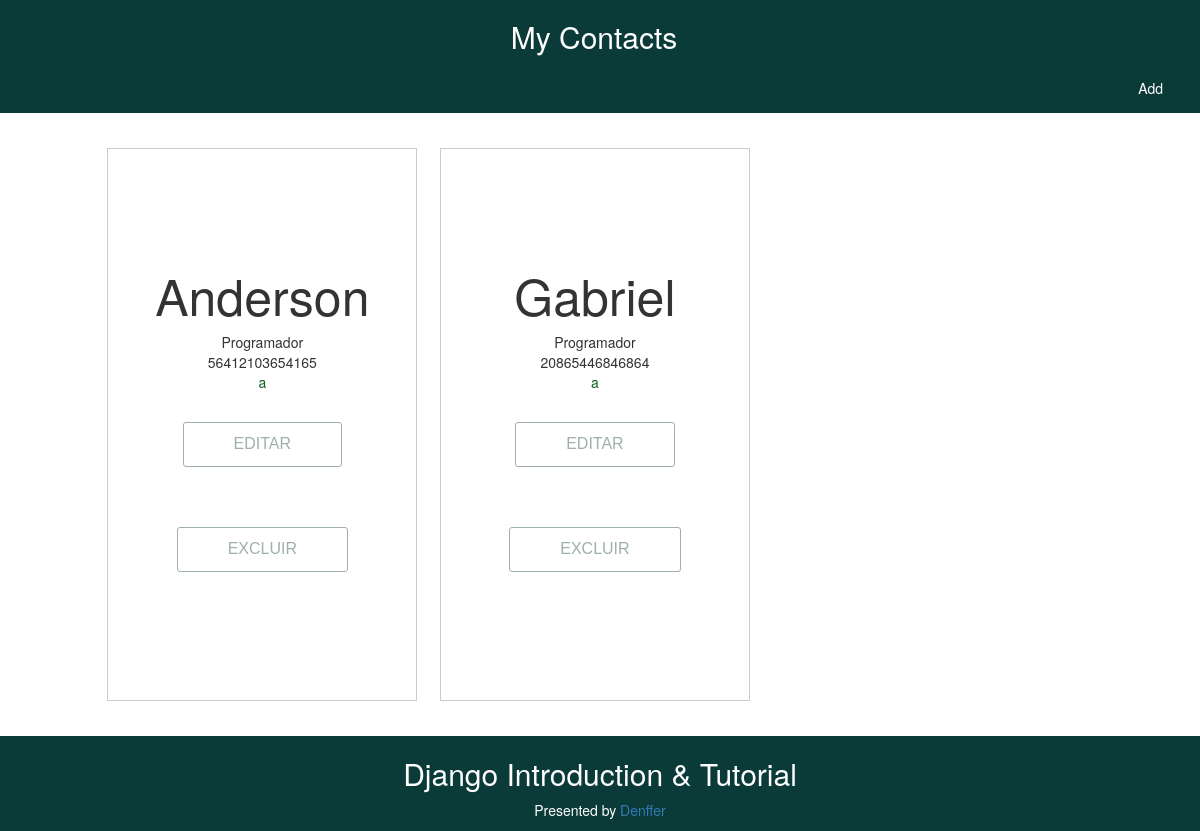
Before: / with the older database file.
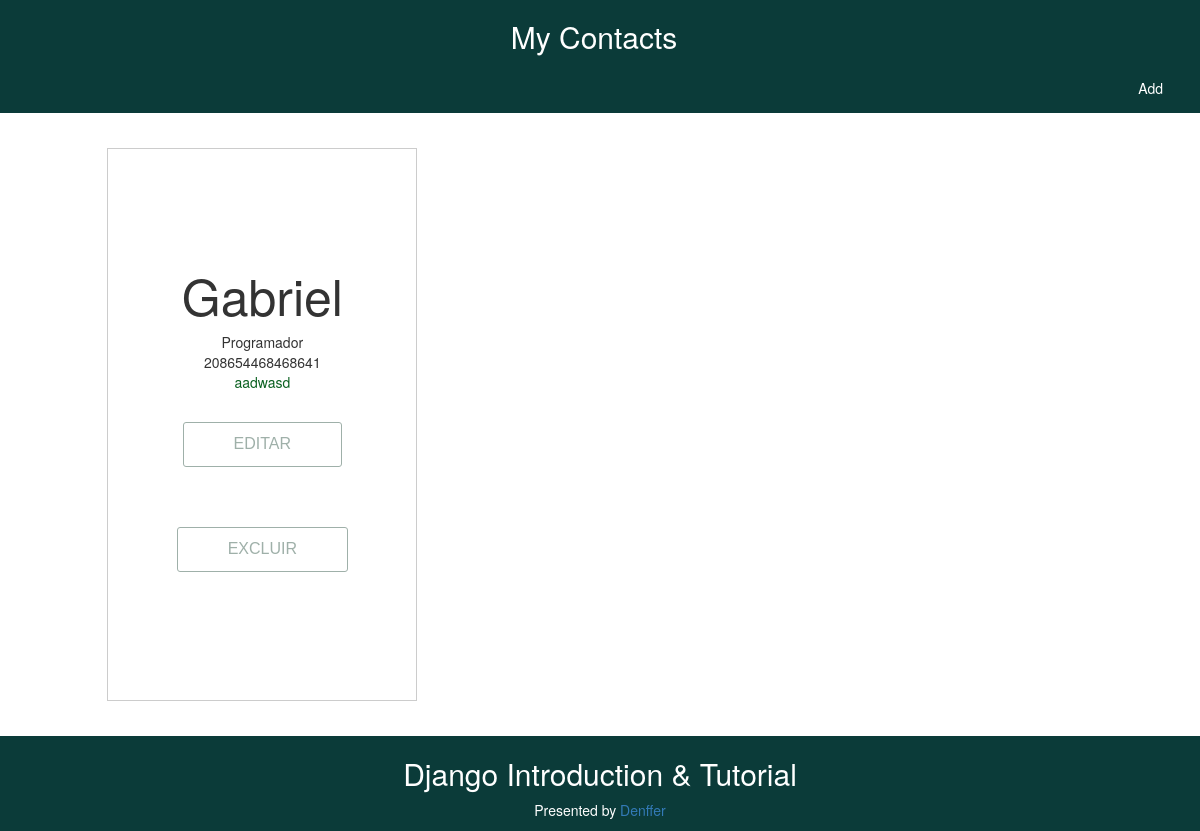
After: the same page with the newer database file.
### mycontacts/models.py (models this page shows)
class Contact(models.Model):
    name = models.CharField(max_length=200)
    relation = models.CharField(max_length=200)
    phone = models.CharField(max_length=200)
    email = models.CharField(max_length=200)

### mycontacts/views.py (the view)
# urls.py: path('', views.show),
def show(request):
    contact_list = Contact.objects.all()
    return render(request, 'mycontacts/show.html',{'contacts': contact_list})

### mycontacts/templates/mycontacts/show.html
{% extends 'mycontacts/background.html' %}
{% load static %}
{% block content %}
<div class="container-show">
    <ul class="grid" style="list-style-type: none">
    {% for contact in contacts %}
    <li>
        <div>
            <h2 class="name">{{ contact.name }}</h2>
            <div class="relation">{{ contact.relation }}</div>
            <div class="phone">{{ contact.phone }}</div>
            <div class="email"><a href='{{ contact.email }}'>{{ contact.email }}</a> </div>
            <div class="button">
                <a href="/editar/{{contact.id}}"><button class="btn btn_editar">Editar</button></a>
                <a href="/excluir/{{contact.id}}"><button class="btn btn_excluir">Excluir</button></a>
            </div>
        </div>
    </li>
    {%  endfor %}
    </ul>
</div>
{% endblock content %}

### mycontacts/templates/mycontacts/background.html (shortened to what this page needs)
{% load static %}
<!DOCTYPE HTML>
<html lang="en-US">
<head>
    <link rel="stylesheet" href="https://maxcdn.bootstrapcdn.com/bootstrap/3.3.5/css/bootstrap.min.css">
    <link rel="stylesheet" href="https://maxcdn.bootstrapcdn.com/bootstrap/3.3.5/css/bootstrap-theme.min.css">
    <link rel="stylesheet" href="{% static 'css/show.css' %}">
    <link rel="stylesheet" href="{% static 'css/add.css' %}">
</head>
<body>
    <div class="header">
        <h2><a href="/">My Contacts</a></h2>
        <div class="pull-right">
		    <a href="/add">Add</a>
		</div>
    </div>
    <div class="body">
            {% block content %}
    </div>
    <div class="footer">
        <h2>Django Introduction & Tutorial</h2>
        <p>Presented by <a href="https://www.facebook.com/denffer18">Denffer</a></p>
    </div>
</body>
</html>

### mycontacts/static/css/show.css (style rules this page uses)
html { height: 100%; }
.name { font-size: 50px; }
.email { color: #0B6121; }
.grid { overflow: hidden; padding: 2em 2em; max-width: 76em; margin: 0 auto; }
.grid li { padding: 0 0.8em 1.3em ; }
.grid li > div { border-bottom: 1.8px solid #cccccc; border-right: 1.4px solid #cccccc; border-left: 0.7px solid #cccccc; border-top: 0.6px solid #cccccc; background: #ffffff; padding: 7em 2em; text-align: center; }
.grid li a { color: #0B6121; }
@media all and (min-width: 27em) { .grid li { width: 100%; float: left; } }
@media all and (min-width: 40em) { .grid li { width: 50%; } }
@media all and (min-width: 60em) { .grid li { width: 33%; } }
.container-show { padding-top: 10%; padding-bottom: 7%; }
body { position: relative; margin: 0; min-height: 100%; }
.footer { color:white; text-align: center; padding: 0.5px; width: 100%; height: 95px; background-color: #0b3B39; position: absolute; right: 0; bottom: 0; left: 0; }
.header { color:white; background-color: #0B3B39; width: 100%; position:fixed; text-align: center; transition: top .2s ease-in; }
.header a { text-decoration:none; display:block; color:white; background: url(image url) center center no-repeat; margin-right: 12px; padding: 15px 25px; }
.header h2 a { text-decoration:none; color:white; padding: 0px 0px; }

### mycontacts/static/css/add.css (style rules this page uses)
.btn { background: 0 0 #ffffff; border: 1px solid #9FB0A9; border-radius: 3px; color: #9FB0A9; font-family: "Raleway", sans-serif; font-size: 16px; line-height: inherit; margin: 30px 0; padding: 10px 50px; text-transform: uppercase; transition: all 0.25s ease 0s; }

Changed rows visible on the page:
removed Contact: name "Anderson", relation "Programador", phone "56412103654165", email "a"
changed Contact "Gabriel": phone "20865446846864" → "208654468468641"; email "a" → "aadwasd"
